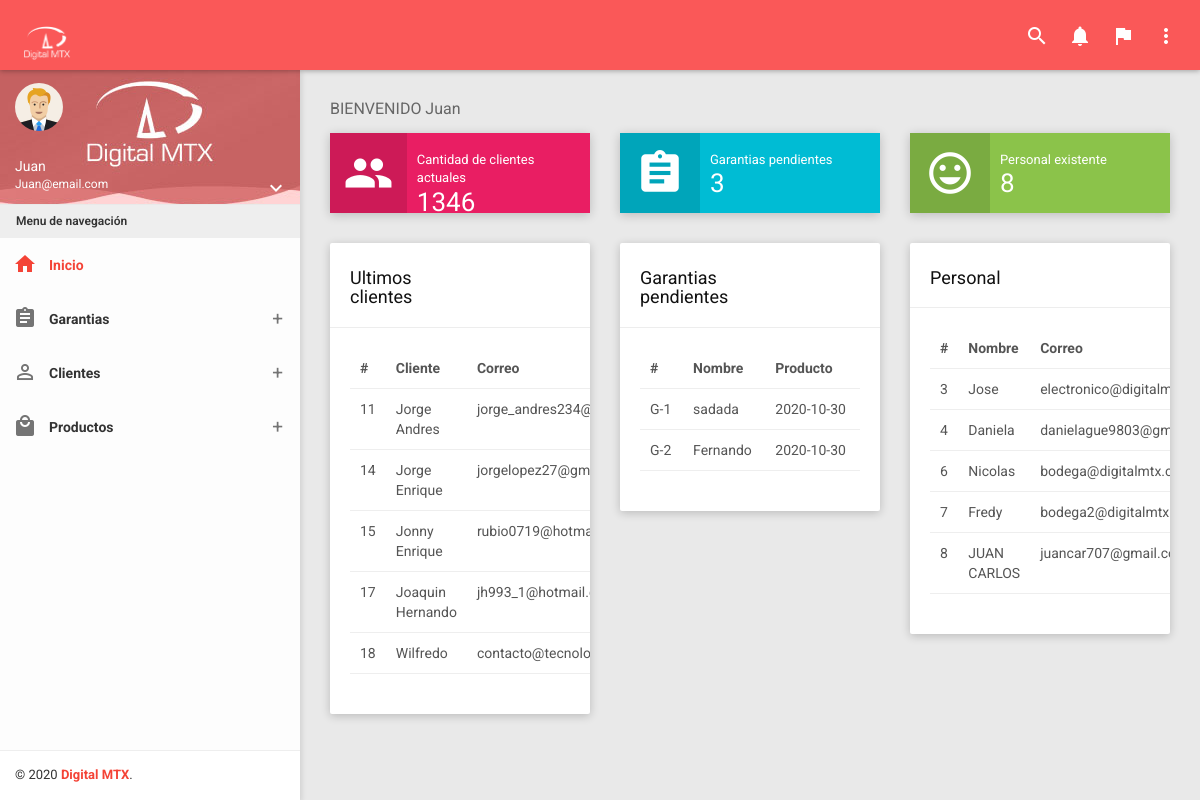
Before: /?controller=person&method=template (signed in) with the older database file.
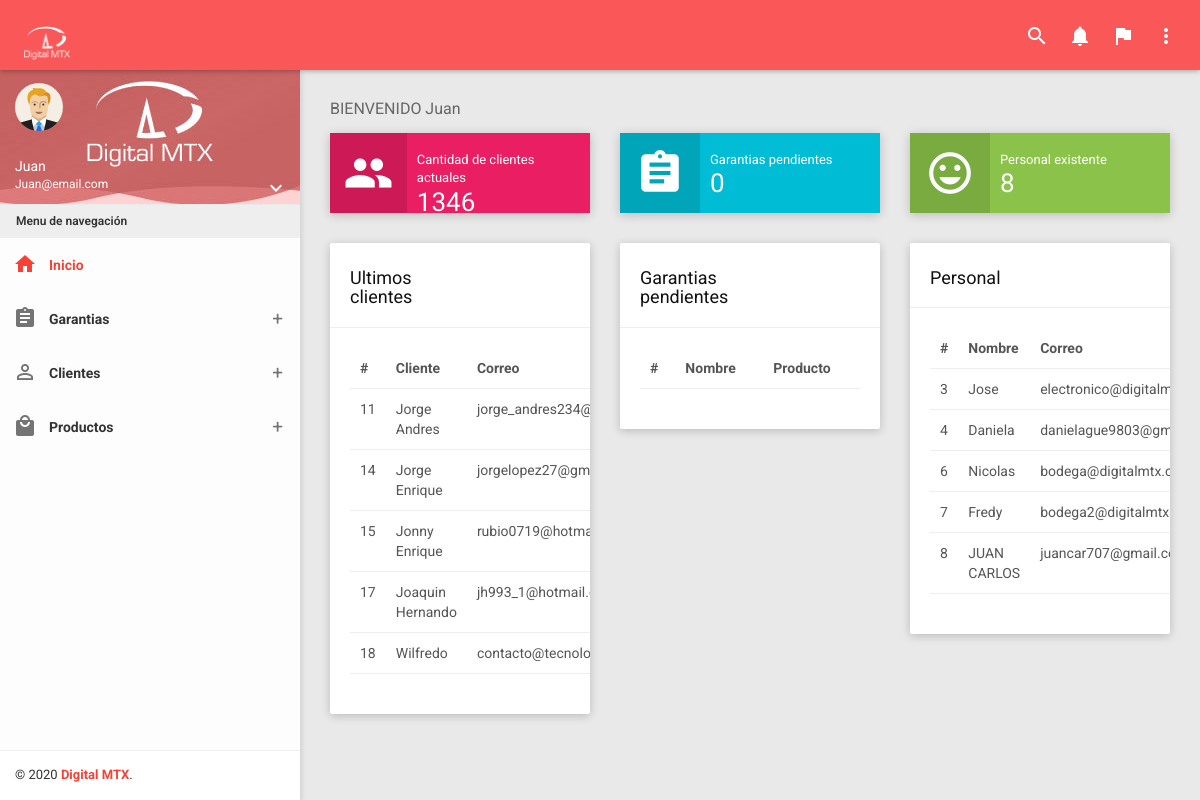
After: the same page with the newer database file.
### tables this page shows
CREATE TABLE `dtm_user` (
  `id` int(11) NOT NULL,
  `nombre` varchar(50) NOT NULL,
  `apellido` varchar(50) NOT NULL,
  `tipodoc` varchar(10) NOT NULL,
  `identificacion` varchar(50) NOT NULL,
  `telefono` varchar(15) NOT NULL,
  `pais` varchar(50) NOT NULL,
  `ciudad` varchar(50) NOT NULL,
  `direccion` varchar(250) NOT NULL,
  `genero` varchar(20) NOT NULL,
  `correo` varchar(50) NOT NULL,
  `contrasena` varchar(250) NOT NULL,
  `fechanac` varchar(15) NOT NULL,
  `tipoperson` varchar(10) NOT NULL,
  `codigo` varchar(255) NOT NULL,
  `activo` int(1) NOT NULL,
  `fecha` varchar(50) NOT NULL,
  `ins` tinyint(1) NOT NULL
);

CREATE TABLE `mg_garantia` (
  `id` int(11) NOT NULL,
  `No_garantia` varchar(20) NOT NULL,
  `Fecha_ingreso` date NOT NULL,
  `Hora_ingreso` varchar(50) NOT NULL,
  `Numero_Factura` varchar(50) NOT NULL,
  `Punto_Venta` varchar(50) NOT NULL,
  `Fecha_Compra` date NOT NULL,
  `Nombre_Cliente` varchar(50) NOT NULL,
  `Identificacion_Cliente` varchar(50) NOT NULL,
  `Correo_Cliente` varchar(50) NOT NULL,
  `Direccion_Cliente` varchar(50) NOT NULL,
  `Proveedor` varchar(50) NOT NULL,
  `Flete` varchar(5) NOT NULL,
  `Departamento` varchar(50) DEFAULT NULL,
  `Municipio` varchar(50) DEFAULT NULL,
  `Valor_Flete` varchar(40) DEFAULT NULL,
  `No_Guia` varchar(20) DEFAULT NULL,
  `Transportadora` varchar(50) DEFAULT NULL,
  `Observacion_Empleado` text NOT NULL,
  `Empleado` varchar(50) NOT NULL
);

CREATE TABLE `dtm_empleados` (
  `id` int(11) NOT NULL,
  `sesion` text DEFAULT NULL,
  `nombre` varchar(50) NOT NULL,
  `apellidos` varchar(50) NOT NULL,
  `tipodoc` varchar(10) NOT NULL,
  `identificacion` varchar(50) NOT NULL,
  `correo` varchar(150) NOT NULL,
  `telefono` varchar(20) NOT NULL,
  `genero` varchar(10) NOT NULL,
  `sucursal` varchar(50) NOT NULL,
  `cargo` varchar(50) NOT NULL,
  `fechanac` varchar(20) NOT NULL,
  `password` varchar(250) NOT NULL,
  `finanza` tinyint(1) DEFAULT NULL,
  `chat` tinyint(1) DEFAULT NULL,
  `verperfil` tinyint(1) DEFAULT NULL,
  `despacho` tinyint(1) DEFAULT NULL,
  `productos` tinyint(1) DEFAULT NULL,
  `contenido` tinyint(1) DEFAULT NULL,
  `factura` tinyint(1) DEFAULT NULL,
  `mail` tinyint(1) DEFAULT NULL,
  `activo` tinyint(1) DEFAULT NULL
);

### Providers/Database.php (called while the page is built, shortened)
<?php
class Conexion extends PDO
{
	public function select($strSql, $arrayData = array(), $fetchMode = PDO::FETCH_OBJ)
	{
		$query = $this->prepare($strSql);
		if (!$query->execute())
			echo "Error, la consulta no se realizó";
		else
			return $query->fetchAll($fetchMode);
	}
}

### Models/Person.php (called while the page is built, shortened)
<?php
class Person {
    private $pdo ;
    public function __construct()
    {
        try {
            $this->pdo = new Conexion;
        } catch ( PDOException $e) {
            die($e->getMessage());
        }
    }
    public function getAll()
    {
        try {
            $strSql = "SELECT * from dtm_empleados";
            $query = $this->pdo->select($strSql);
            return $query;
        } catch ( PDOException $e) {
            die($e->getMessage());
        }
    }
    public function getAllFive()
    {
        try {
            $strSql = "SELECT * from dtm_empleados LIMIT 5";
            $query = $this->pdo->select($strSql);
            return $query;
        } catch ( PDOException $e) {
            die($e->getMessage());
        }
    }
}

### Models/Client.php (called while the page is built, shortened)
<?php
class Client
{
    private $pdo;
    public function __construct()
    {
        try {
            $this->pdo = new conexion;
        } catch (PDOException $e) {
            die($e->getMessage());
        }
    }
    public function getAll()
    {
        try {
            $strSql = "SELECT * FROM dtm_user";
            $query = $this->pdo->select($strSql);
            return $query;
        } catch (PDOException $e) {
            die($e->getMessage());
        }
    }
    public function getAllFive()
    {
        try {
            $strSql = "SELECT * from dtm_user LIMIT 5";
            $query = $this->pdo->select($strSql);
            return $query;
        } catch ( PDOException $e) {
            die($e->getMessage());
        }
    }
}

### Models/Garanty.php (called while the page is built, shortened)
<?php
class Garanty
{
    private $pdo;
    public function __construct()
    {
        try {
            $this->pdo = new Conexion;
        } catch (PDOException $e) {
            die($e->getMessage());
        }
    }
    public function getAll()
    {
        try {
            $strSql = "SELECT g.*,d.* FROM mg_garantia g INNER JOIN mg_detalle_garantia d ON g.id = d.Id_Garantia WHERE d.Estado = 'Tramite'";
            $query = $this->pdo->select($strSql);
            return $query;
        } catch (PDOException $e) {
            die($e->getMessage());
        }
    }
    public function getAllFive()
    {
        try {
            $strSql = "SELECT * from mg_garantia LIMIT 5";
            $query = $this->pdo->select($strSql);
            return $query;
        } catch (PDOException $e) {
            die($e->getMessage());
        }
    }
}

### Views/Home.php (the view)
<section class="content">
        <div class="container-fluid">
            <div class="block-header">
                <h2>BIENVENIDO
                    <?php
                        if($_SESSION['user']->cargo == 'Administrador'){
                            echo  $_SESSION['user']->usuario;
                        }
                        elseif($_SESSION['user']->cargo == 'Recepcion'){
                            echo  $_SESSION['user']->nombre;
                        }
                    ?>
                </h2>
            </div>
            <div class="row clearfix">
                <div class="col-lg-4 col-md-4 col-sm-4 col-xs-12">
                    <div class="info-box bg-pink hover-expand-effect">
                        <div class="icon">
                            <i class="material-icons">people</i>
                        </div>
                        <div class="content">
                            <div class="text">Cantidad de clientes actuales</div>
                            <div class="number count-to" data-from="0" data-to="125" data-speed="15" data-fresh-interval="20"><?php echo $totalClients; ?></div>
                        </div>
                    </div>
                </div>
                <div class="col-lg-4 col-md-4 col-sm-4 col-xs-12">
                    <div class="info-box bg-cyan hover-expand-effect">
                        <div class="icon">
                            <i class="material-icons">assignment</i>
                        </div>
                        <div class="content">
                            <div class="text">Garantias pendientes</div>
                            <div class="number count-to" data-from="0" data-to="257" data-speed="1000" data-fresh-interval="20"><?php echo $totalGaranties;  ?></div>
                        </div>
                    </div>
                </div>
                <div class="col-lg-4 col-md-4 col-sm-4 col-xs-12">
                    <div class="info-box bg-light-green hover-expand-effect">
                        <div class="icon">
                            <i class="material-icons">mood</i>
                        </div>
                        <div class="content">
                            <div class="text">Personal existente</div>
                            <div class="number count-to" data-from="0" data-to="243" data-speed="1000" data-fresh-interval="20"><?php echo $totalPersons;  ?></div>
                        </div>
                    </div>
                </div>
            </div>
            <div class="row clearfix">
                <div class="col-xs-4 col-sm-4 col-md-4 col-lg-4">
                    <div class="card">
                        <div class="header">
                            <div class="row clearfix">
                                <div class="col-xs-12 col-sm-6">
                                    <h2>Ultimos clientes</h2>
                                </div>
                            </div>
                        </div>
                        <div class="body table-responsive">
                            <table class="table">
                                <thead>
                                    <th>#</th>
                                    <th>Cliente</th>
                                    <th>Correo</th>
                                </thead>
                                <tbody>
                                  <?php foreach ($limitClients as $limitClient) {?>
                                       <tr>
                                           <td><?php echo $limitClient->id ?></td>
                                           <td><?php echo $limitClient->nombre ?></td>
                                           <td><?php echo $limitClient->correo ?></td>
                                       </tr>
                                  <?php } ?>
                                </tbody>
                            </table>
                        </div>
                    </div>
                </div>
                <div class="col-xs-4 col-sm-4 col-md-4 col-lg-4">
                    <div class="card">
                        <div class="header">
                            <div class="row clearfix">
                                <div class="col-xs-12 col-sm-6">
                                    <h2>Garantias pendientes</h2>
                                </div>
                            </div>
                        </div>
                        <div class="body table-responsive">
                            <table class="table">
                                <thead>
                                    <th>#</th>
                                    <th>Nombre</th>
                                    <th>Producto</th>
                                </thead>
                                <tbody>
                                  <?php foreach ($limitGaranties as $limitGaranty) {?>
                                       <tr>
                                           <td><?php echo $limitGaranty->No_garantia ?></td>
                                           <td><?php echo $limitGaranty->Nombre_Cliente ?></td>
                                           <td><?php echo $limitGaranty->Fecha_ingreso ?></td>
                                       </tr>
                                  <?php } ?>
                                </tbody>
                            </table>
                        </div>
                    </div>
                </div>
                <div class="col-xs-4 col-sm-4 col-md-4 col-lg-4">
                    <div class="card">
                        <div class="header">
                            <div class="row clearfix">
                                <div class="col-xs-12 col-sm-6">
                                    <h2>Personal</h2>
                                </div>
                            </div>
                        </div>
                        <div class="body table-responsive">
                            <table class="table">
                                <thead>
                                    <th>#</th>
                                    <th>Nombre</th>
                                    <th>Correo</th>
                                    <tbody>
                                  <?php foreach ($limitPersons as $limitPerson) {?>
                                       <tr>
                                           <td><?php echo $limitPerson->id ?></td>
                                           <td><?php echo $limitPerson->nombre ?></td>
                                           <td><?php echo $limitPerson->correo ?></td>
                                       </tr>
                                  <?php } ?>
                                </tbody>
                                </thead>
                            </table>
                        </div>
                    </div>
                </div>
            </div>
        </div>
    </section>

Changed rows visible on the page:
removed mg_garantia: No_garantia "G-1", Nombre_Cliente "sadada", Fecha_ingreso "2020-10-30"
removed mg_garantia: No_garantia "G-2", Nombre_Cliente "Fernando", Fecha_ingreso "2020-10-30"
Other visible differences:
$totalGaranties: "3" → "0"
